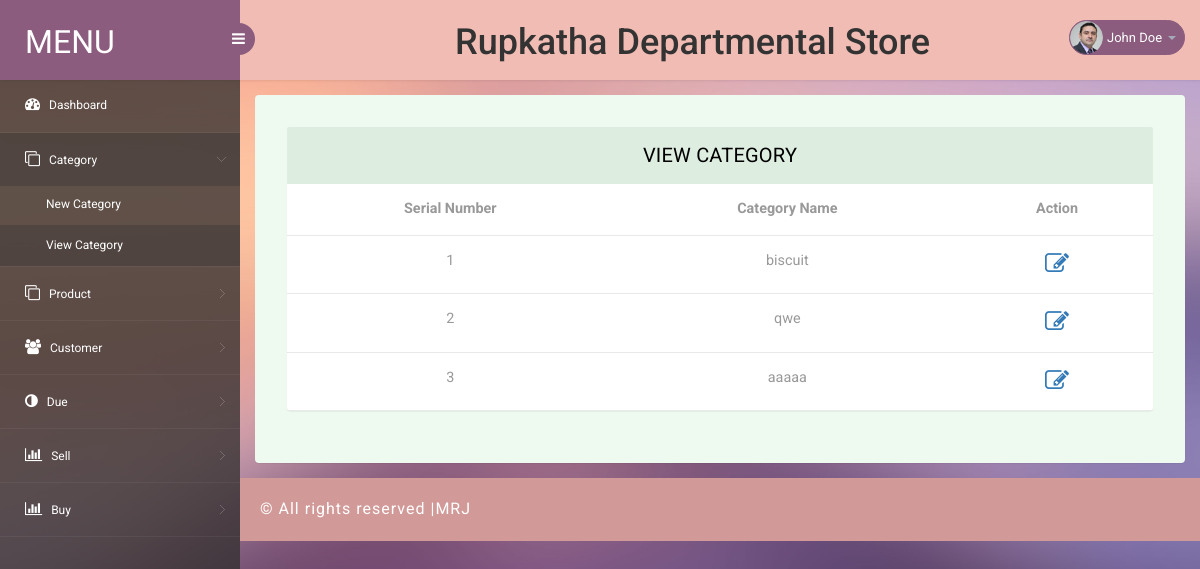
The page /Category/viewcategory on the database its author committed.
### tables this page shows
CREATE TABLE `category` (
  `id` int(11) NOT NULL,
  `category_name` varchar(25) NOT NULL
);

### system/lib/Load.php (called while the page is built, shortened)
<?php
class Load
{
	public function view($file,$data=NULL){
		include 'app/views/'.$file.'.php';
	}
	public function model($fileName){
		return new $fileName;
	}
}
?>

### app/controllers/Category.php (called while the page is built, shortened)
<?php
class Category extends DController{
	public function viewcategory(){
		$data=array();
		$model=$this->load->model("CatModel");
		$table="category";
		$data['catlist']=$model->catList($table);
		$this->load->view("web/viewcategory",$data);
	}
}
?>

### index.php (called while the page is built, shortened)
<?php
$main=new Main();
?>

### system/lib/Database.php (called while the page is built, shortened)
<?php
class Database  extends PDO
{
	public function select($sql,$data=array(),$fetchStyle=PDO::FETCH_ASSOC){
		$stmt=$this->prepare($sql);
		$stmt->execute();
		return  $stmt->fetchAll($fetchStyle);
	}
}
?>

### app/models/CatModel.php (called while the page is built, shortened)
<?php
class CatModel extends DModel{
	public function catList($table){
		$sql="SELECT * FROM $table ORDER BY id DESC";
		return $this->db->select($sql);
	}
}
?>

### system/lib/DController.php (called while the page is built, shortened)
<?php
class DController{
	public function __construct(){
		$this->load=new Load();
	}
}
?>

### system/lib/DModel.php (called while the page is built, shortened)
<?php
class DModel
{
	public function __construct()
	{
		$dsn='mysql:dbname=project; host=localhost';
		$user='root';
		$pass='';
		$this->db = new Database($dsn,$user,$pass);
	}
}
?>

### app/views/web/viewcategory.php (the view, shortened to what this page needs)
<!DOCTYPE html>
<head>
<?php include "app/views/web/header/StyleJs.php" ?></head>
<body>
<?php
include "app/views/web/header/header.php"
?>
<aside>
    <div id="sidebar" class="nav-collapse">
        <?php $page="viewcategory";
        include "app/views/web/LeftSideBar/leftside.php"
        ?>
    </div>
</aside>
<section id="main-content">
    <section class="wrapper">
        <div class="table-agile-info">
            <div class="panel panel-default">
                <div class="panel-heading">
                    View  Category
                </div>
                <div>
                    <table class="table">
                        <thead>
                        <tr><th class="text-center">Serial Number</th>
                            <th class="text-center">Category Name</th>
                            <th class="text-center">Action</th>
                        </tr>
                        </thead>
                        <tbody>
                        <?php
                            $a=1;
                            foreach($data['catlist'] as $value) {
                        ?>
                        <tr data-expanded="true">
                            <td class="text-center">
                                <?php echo $a?>
                            </td>
                            <td class="text-center">
                                <?php echo $value['category_name'];?>
                            </td>
                            <td title="Edit" class="text-center"><a href="<?php echo BASE_URL;?>Category/editcategory/<?php echo $value['id'];?>"><i class="fa fa-edit" style="font-size:24px"></i></a>
                            </td>
                        </tr>
                        <?php  ++$a;}?>
                        </tbody>
                    </table>
                </div>
            </div>
        </div>
        <?php
        include "app/views/web/footer/footer.php";
        ?>
</body>
</html>

### app/views/web/css/style.css (style rules this page uses)
html, body { font-family: 'Roboto', sans-serif; font-size: 100%; overflow-x: hidden; background: url(../images/bg.jpg) no-repeat 0px 0px; background-size:cover; }
body a { transition: 0.5s all ease; -webkit-transition: 0.5s all ease; -moz-transition: 0.5s all ease; -o-transition: 0.5s all ease; -ms-transition: 0.5s all ease; text-decoration:none; }
#sidebar { width:240px; height:100%; position:fixed; background:rgba(52, 48, 48, 0.78); -webkit-transition:all .3s ease-in-out; -moz-transition:all .3s ease-in-out; -o-transition:all .3s ease-in-out; transition:all .3s ease-in-out; }
#main-content { margin-left:240px; -webkit-transition:all .3s ease-in-out; -moz-transition:all .3s ease-in-out; -o-transition:all .3s ease-in-out; transition:all .3s ease-in-out; }
.wrapper { display:inline-block; margin-top:80px; padding:15px; width:100%; }
.panel-heading { position: relative; height: 57px; line-height: 57px; letter-spacing: 0.2px; color: #000; font-size: 18px; font-weight: 400; padding: 0 16px; background:#ddede0; border-top-right-radius: 2px; border-top-left-radius: 2px; text-transform: uppercase; text-align: center; }
.panel { border: none ! important; }
.table>thead>tr>th { border-bottom: 1px solid #e1ab91 ! important; }
.table>tbody>tr>td, .table>tbody>tr>th, .table>tfoot>tr>td, .table>tfoot>tr>th, .table>thead>tr>td, .table>thead>tr>th { border-bottom: 1px solid #e9e9e9 ! important; }
.table > thead > tr > th, .table > tbody > tr > th, .table > tfoot > tr > th, .table > thead > tr > td, .table > tbody > tr > td, .table > tfoot > tr > td { border-top: none !important; }
.table td, .table>tbody>tr>td, .table>tbody>tr>th, .table>tfoot>tr>td, .table>tfoot>tr>th, .table>thead>tr>td, .table>thead>tr>th { padding: 15px!important; }
.table > thead > tr > th, .table > tbody > tr > th, .table > tfoot > tr > th, .table > thead > tr > td, .table > tbody > tr > td, .table > tfoot > tr > td { font-size: 0.9em; color: #999; border-top: none !important; }
.table-agile-info { background: #eef9f0; padding: 2em; border-radius: 4px; -webkit-box-shadow: 0 1px 1px rgba(0,0,0,.05); box-shadow: 0 1px 1px rgba(0,0,0,.05); }
.panel-default>.panel-heading { color: #000000 ! important; background-color: #ddede0 ! important; border-color: #ddede0 ! important; font-size: 20px; }

### rows shown on the page
category: category_name "biscuit"
category: category_name "qwe"
category: category_name "aaaaa"
